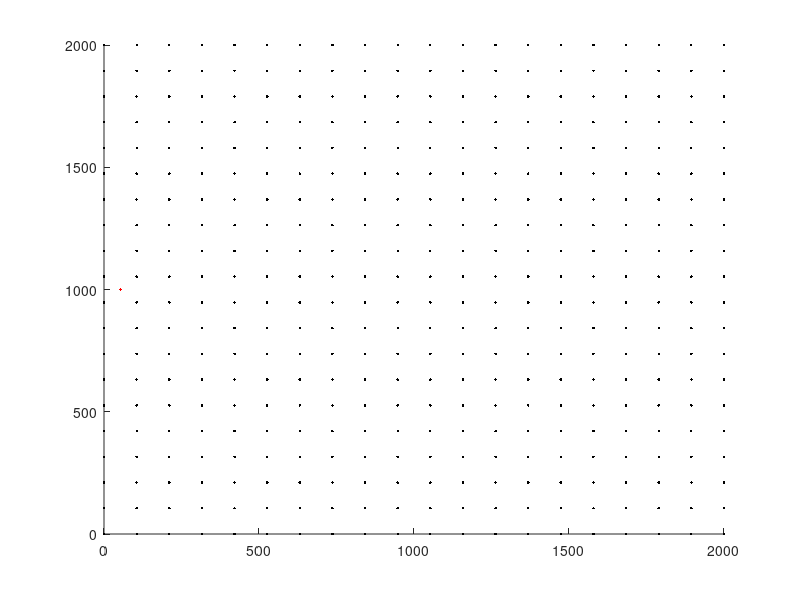

Reproduce this figure in MATLAB.
close all
clear all

CRYSTAL_STRUCTURE = 'bcc';
amag = 3.18e-4;
simName = date;

simTime = 0;
use_gpu = 0;
para_scheme = 0;
n_threads = 0;

MU = 1;
NU = 0.28;
a = 5;

% No rotation matrix.
bVec = [1 1 1];
nVec = [-1 1 0];

% With rotation matrix.
% n1 = [1 0 0]; e1 = [1;-1;0]; e1 = e1/norm(e1);
% n2 = [0 1 0]; e2 = [1;1;1]; e2 = e2/norm(e2);
% n3 = cross(n1,n2); e3 = cross(e1,e2); e3 = e3/norm(e3);
% rotMatrix = [e1 e2 e3]';
% bVec = [0 1 0];
% nVec = [-1 0 0];

planes = [1; 2; 3; 4; 5; 6];
dx = 2000;
dy = 2000;
dz = 2000;
mx = 20;
my = 20;
mz = 20;

mobility = @mobbcc1;
% mobility = @mobbcc_bb1b;
% simName = strcat(simName, '_bb');
simType = @NumTracVsAnaTrac;

Fsim = [];
Usim = [];
t = [];

vertices = [0, 0, 0; ...
            dx, 0, 0; ...
            0, dy, 0; ...
            dx, dy, 0; ...
            0, 0, dz; ...
            dx, 0, dz; ...
            0, dy, dz; ...
            dx, dy, dz];

plim = 12 / amag; %12microns

gridSize = mx;
x = linspace(0, dx, gridSize);
y = linspace(0, dy, gridSize);
z = linspace(0.5 * dz, 0.5 * dz, gridSize);
[X, Y] = meshgrid(x, y);
Z = meshgrid(z);

clear x y z;
len = 100;
xcoord = linspace(0, dx, gridSize);
ycoord = linspace(0, dy, gridSize);
%  xcoord = xcoord(2) / 4 % there were substantial differences
xcoord = xcoord(2) / 2; % middle of first element.
% xcoord = dx / 8; % eigth of the domain.
% xcoord = xcoord(2) / 2 * 5; % middle of third element.

ycoord = dy / 2; % middle of the domain
x = linspace(xcoord, xcoord, len);
y = linspace(ycoord, ycoord, len);
z = linspace(0, dz, len);
x1 = x(1);
y1 = y(1);
t = [0 0 1];
n = [1 0 0];
rn = zeros(len, 4);
rn(:, 1) = x;
rn(:, 2) = y;
rn(:, 3) = z;
links = zeros(len - 1, 8);
rn(1, 4) = 6;
rn(end, 4) = 6;
rn = [rn; x(1) y(1) -1000*dz 67; x(1) y(1) 1000*dz 67];

for i = 1:len - 1
    links(i, :) = [i, i + 1, bVec, nVec];
end
links = [links; len + 1, 1, bVec, nVec; len + 2, len, bVec, nVec];

hold on
plot3(rn(:, 1), rn(:, 2), rn(:, 3), 'r.')
plot3(X, Y, Z, 'k.')
hold off

u_dot = 0;
f_dot = 0;

loading = @staticSim;

CUDA_flag = false;
para_scheme = 1;

calculateTractions = @calculateNumericTractions;
simName = strcat('numeric_', simName);
% calculateTractions = @calculateAnalyticTractions;
% simName = strcat('analytic_', simName);
plotFreq = 1;
saveFreq = 1e9;%4*plotFreq;

lmin = 10 * a;
lmax = 2.5*lmin;

addpath '../../../'
Bcoeff = struct('screw', 10, 'edge', 1, 'climb', 1e10, 'line', 1e-4);
% dt0 = 1e9;
% totalSimTime = 1e12;